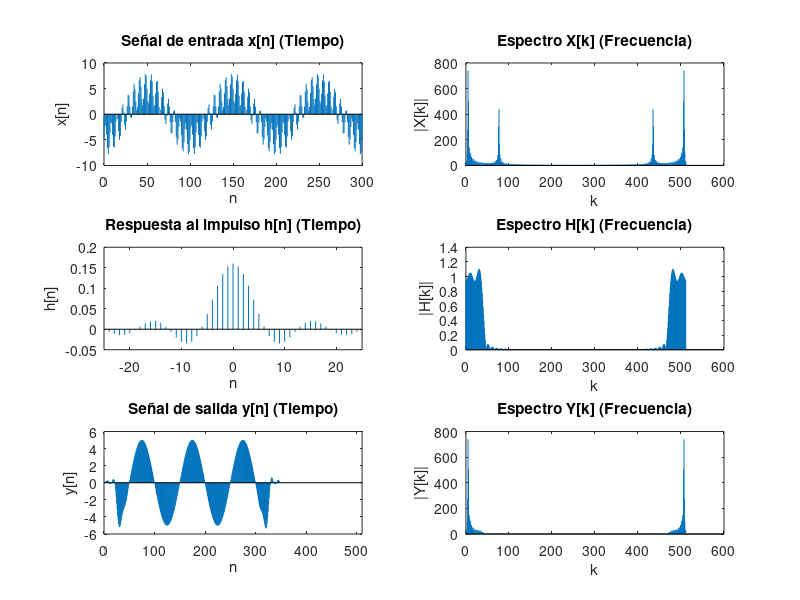

MATLAB code for this plot:
% Parámetros
Nx = 301;  % Número de muestras para x[n]
Delta_t = 0.0001;  % Intervalo de muestreo (10,000 Hz)
t = (0:Nx-1) * Delta_t;  % Vector de tiempo discreto
Fc = 800;  % Frecuencia de corte en Hz
Nh = 51;  % Tamaño de la ventana de h[n], impar
n_h = (-(Nh - 1)/2 : (Nh - 1)/2);  % Índices para h[n]

% Señal de entrada x[n]
x_n = -5 * cos(2 * pi * 100 * t) + 3 * sin(2 * pi * 1500 * t);

% Respuesta al impulso h[n]
h_n = 2 * Fc * Delta_t * sinc(2 * Fc * Delta_t * n_h);

% Ajustar dimensiones para FFT (potencia de 2)
N = 2^nextpow2(length(x_n) + length(h_n) - 1);

% Rellenar con ceros las señales x[n] y h[n]
x_n_pad = [x_n, zeros(1, N - length(x_n))];
h_n_pad = [h_n, zeros(1, N - length(h_n))];

% FFT de las señales
X_k = fft(x_n_pad);
H_k = fft(h_n_pad);

% Multiplicación en el dominio de la frecuencia
Y_k = X_k .* H_k;

% Transformada inversa para obtener y[n]
y_n_fft = real(ifft(Y_k));

% Vector de tiempo para y[n]
n_y = 0:length(y_n_fft)-1;

% Gráficos
figure;

% Primera columna: Señales en el dominio del tiempo
subplot(3,2,1);
stem(0:Nx-1, x_n, 'Marker','none');
title('Señal de entrada x[n] (Tiempo)');
xlabel('n');
ylabel('x[n]');
xlim([0 Nx-1]);

subplot(3,2,3);
stem(n_h, h_n, 'Marker','none');
title('Respuesta al impulso h[n] (Tiempo)');
xlabel('n');
ylabel('h[n]');
xlim([min(n_h) max(n_h)]);

subplot(3,2,5);
stem(n_y, y_n_fft, 'Marker','none');
title('Señal de salida y[n] (Tiempo)');
xlabel('n');
ylabel('y[n]');
xlim([0 length(y_n_fft)-1]);

% Segunda columna: Espectros en el dominio de la frecuencia
subplot(3,2,2);
stem(0:N-1, abs(X_k), 'Marker','none');
title('Espectro X[k] (Frecuencia)');
xlabel('k');
ylabel('|X[k]|');

subplot(3,2,4);
stem(0:N-1, abs(H_k), 'Marker','none');
title('Espectro H[k] (Frecuencia)');
xlabel('k');
ylabel('|H[k]|');

subplot(3,2,6);
stem(0:N-1, abs(Y_k), 'Marker','none');
title('Espectro Y[k] (Frecuencia)');
xlabel('k');
ylabel('|Y[k]|');

